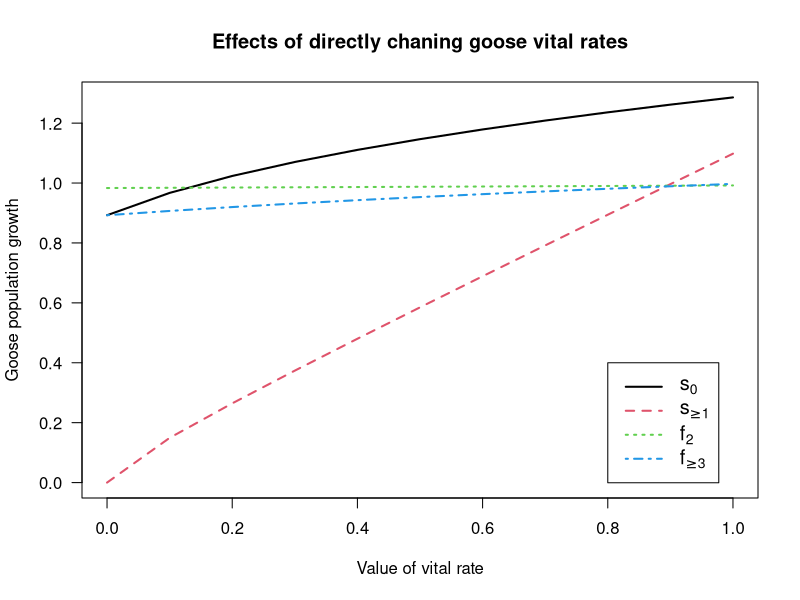

R code for this plot: (Note: this script raises an error after producing the figure.)
## emperor goose in Morris and Doak 2002.
goose.vr<-list( Ss0=0.1357, 
                Ss1=0.8926, 
                Sf2=0.6388, 
                Sf3= 0.8943) 

goose.el<-expression( 0,   0,   Sf2*Ss1, Sf3*Ss1, 
                      Ss0, 0,   0,       0,
                      0,   Ss1, 0,       0,
                      0,   0,   Ss1,     Ss1)


## first plot effects of directly changing vital rates -- Figure 9.1 
n<-length(goose.vr); vr<-seq(0,1,.1)
vrsen<-matrix(numeric(n*length(vr)), ncol=n, dimnames=list(vr, names(goose.vr)))

for (h in 1:n) {
  
  #list of vital rates
  goose.vr2<-list( Ss0=0.1357, Ss1=0.8926, Sf2=0.6388, Sf3= 0.8943) 
  
  for (i in 1:length(vr)) {
    goose.vr2[[h]]<-vr[i] 
    A<-matrix(sapply(goose.el, 
                     eval,
                     goose.vr2 , 
                     NULL), nrow=sqrt(length(goose.el)), byrow=TRUE) 
    vrsen[i,h] <- max(Re(eigen(A)$values))
  } }


matplot(rownames(vrsen), vrsen, type="l", lwd=2, las=1, 
        ylab="Goose population growth", 
        xlab="Value of vital rate", 
        main="Effects of directly chaning goose vital rates") 

vrn<-expression(s[0], s["">=1], f[2], f["">=3]) 
legend(.8, .4, vrn, lty=1:4, lwd=2, col=1:4, cex=1.2)


x<-vitalsens(goose.el, goose.vr) 
x
sum(x$elasticity)


barplot(t(x[,2:3]), 
        beside=TRUE, 
        legend=TRUE, 
        las=1, 
        xlab="Vital rate", 
        main="Goose vital rate sensitivity and elasticity") 
abline(h=0)





## Table 7 endangered lesser kestral in Hiraldo et al 1996
kest.vr<- list(b = 0.9321, co = 0.3847, ca = 0.925, so = 0.3409, sa = 0.7107) 
kest.el <- expression( co*b*so, ca*b*so, sa, sa) 
x<-vitalsens(kest.el, kest.vr) 
x
sum(x$elasticity)
barplot(t(x[,2:3]), beside=TRUE, las=1, xlab="Vital rate", main="Kestral vital rate sensitivity and elasticity") 
legend(1,1, rownames(t(x[,2:3])), fill=grey.colors(2))
abline(h=0)

